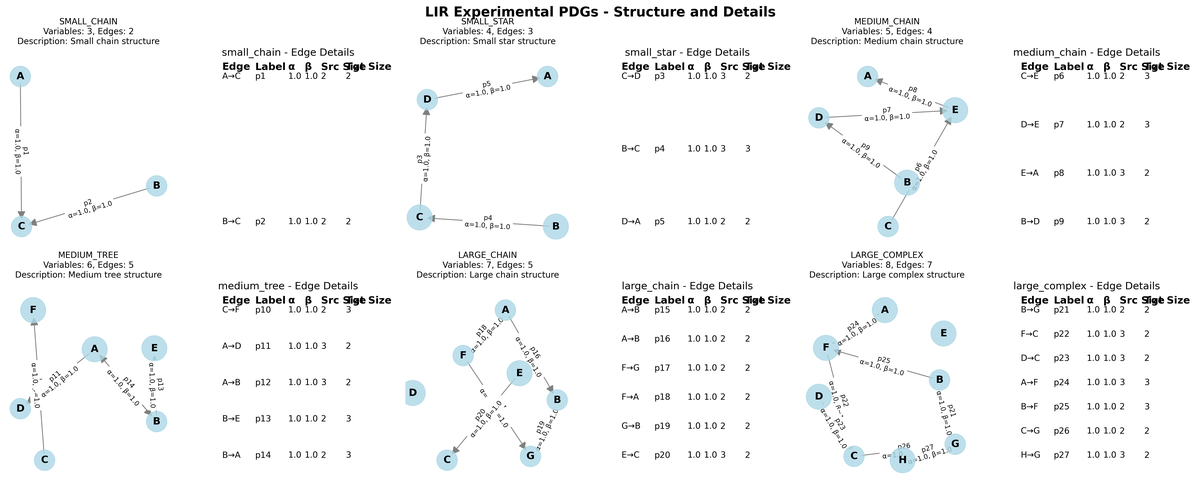
#> input picture pdg_visualizations.png, 1196 x 482 px, shrunk from 5946 x 2396 before the run, found by its file name
$ python view_pdg_visualizations.py
#> lines starting #> are read from the running program, lines starting #| are printed output that depends on the picture
#!/usr/bin/env python3
"""
Simple script to view PDG visualizations.
"""

import matplotlib.pyplot as plt
import matplotlib.image as mpimg
from pathlib import Path
import sys

def view_visualizations():
    """Display all generated PDG visualizations."""

    # List of visualization files
    viz_files = [
        "pdg_visualizations.png",
        "attention_strategy_visualizations.png",
        "pdg_properties_analysis.png",
        "lir_experimental_results.png"
    ]

    # Check which files exist
    existing_files = []
    for file in viz_files:
        if Path(file).exists():
            existing_files.append(file)
        else:
            print(f"Warning: {file} not found")

    if not existing_files:
        print("No visualization files found. Please run visualize_pdgs.py first.")
        return

    # Create figure with subplots
    n_files = len(existing_files)
    if n_files == 1:
        fig, axes = plt.subplots(1, 1, figsize=(12, 8))
        axes = [axes]
    elif n_files == 2:
        fig, axes = plt.subplots(1, 2, figsize=(20, 8))
    elif n_files == 3:
        fig, axes = plt.subplots(1, 3, figsize=(24, 8))
    else:
        fig, axes = plt.subplots(2, 2, figsize=(20, 16))
        axes = axes.flatten()

    # Display each visualization
    for i, file in enumerate(existing_files):
        if i < len(axes):
            img = mpimg.imread(file)
#> img is the input picture: shape (482, 1196, 4) float32; mean R, G, B, A 0.966, 0.969, 0.97, 1
            axes[i].imshow(img)
            axes[i].set_title(file.replace('.png', '').replace('_', ' ').title(),
                            fontsize=12, fontweight='bold')
            axes[i].axis('off')

    # Hide unused subplots
    for i in range(len(existing_files), len(axes)):
        axes[i].axis('off')
#> this loop made 0 passes

    plt.tight_layout()
    plt.suptitle('LIR PDG Visualizations', fontsize=16, fontweight='bold', y=0.98)
    plt.show()
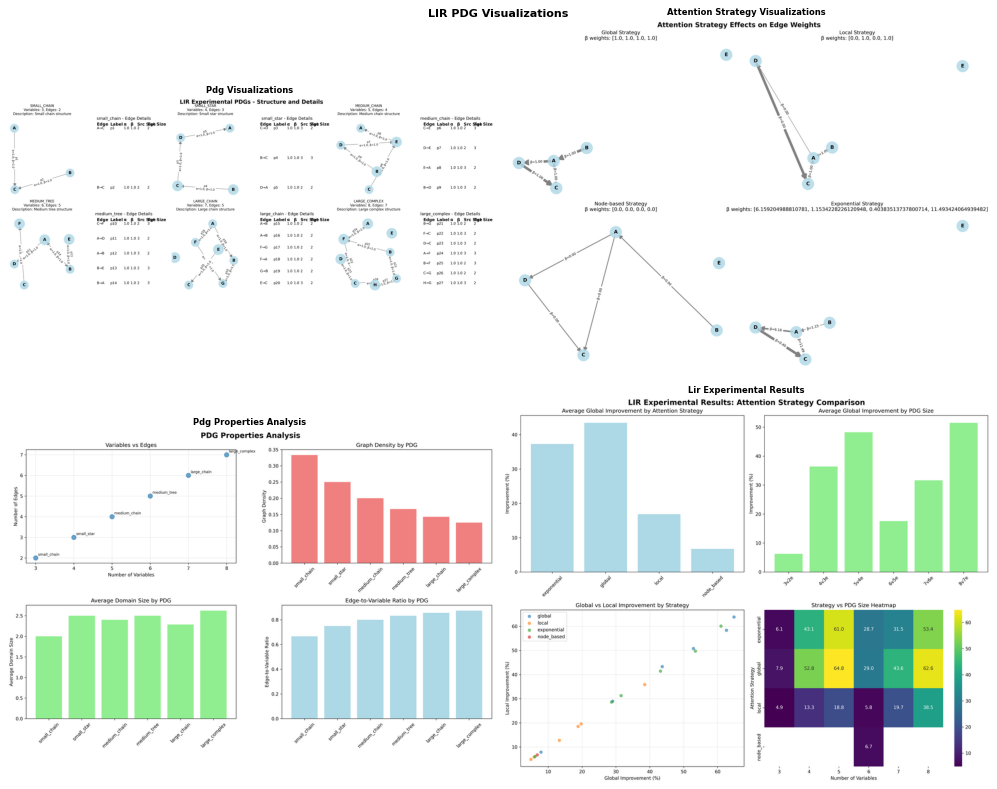
#> figure drawn by matplotlib, 4 panels

    print(f"\nDisplayed {len(existing_files)} visualization(s):")
    for file in existing_files:
        print(f"  - {file}")

def main():
    """Main function."""
    print("=== PDG Visualization Viewer ===")
    view_visualizations()

if __name__ == "__main__":
    main()
